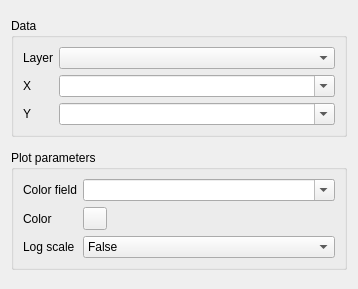
<?xml version="1.0" encoding="UTF-8"?>
<ui version="4.0">
 <class>Form</class>
 <widget class="QWidget" name="Form">
  <property name="geometry">
   <rect>
    <x>0</x>
    <y>0</y>
    <width>358</width>
    <height>289</height>
   </rect>
  </property>
  <property name="sizePolicy">
   <sizepolicy hsizetype="Preferred" vsizetype="Preferred">
    <horstretch>0</horstretch>
    <verstretch>0</verstretch>
   </sizepolicy>
  </property>
  <property name="minimumSize">
   <size>
    <width>0</width>
    <height>289</height>
   </size>
  </property>
  <property name="maximumSize">
   <size>
    <width>16777215</width>
    <height>289</height>
   </size>
  </property>
  <property name="windowTitle">
   <string>Form</string>
  </property>
  <layout class="QVBoxLayout" name="verticalLayout">
   <item>
    <widget class="QGroupBox" name="plot_data_box_2">
     <property name="sizePolicy">
      <sizepolicy hsizetype="Preferred" vsizetype="Maximum">
       <horstretch>0</horstretch>
       <verstretch>0</verstretch>
      </sizepolicy>
     </property>
     <property name="title">
      <string>Data</string>
     </property>
     <layout class="QFormLayout" name="formLayout">
      <item row="0" column="0">
       <widget class="QLabel" name="label_2">
        <property name="text">
         <string>Layer</string>
        </property>
       </widget>
      </item>
      <item row="0" column="1">
       <widget class="QgsMapLayerComboBox" name="boxplot_layer"/>
      </item>
      <item row="1" column="0">
       <widget class="QLabel" name="label_3">
        <property name="text">
         <string>X</string>
        </property>
       </widget>
      </item>
      <item row="1" column="1">
       <widget class="QgsFieldComboBox" name="boxplot_X">
        <property name="editable">
         <bool>true</bool>
        </property>
        <property name="frame">
         <bool>true</bool>
        </property>
       </widget>
      </item>
      <item row="2" column="0">
       <widget class="QLabel" name="label">
        <property name="text">
         <string>Y</string>
        </property>
       </widget>
      </item>
      <item row="2" column="1">
       <widget class="QgsFieldComboBox" name="boxplot_Y">
        <property name="editable">
         <bool>true</bool>
        </property>
       </widget>
      </item>
     </layout>
    </widget>
   </item>
   <item>
    <widget class="QGroupBox" name="plot_customization_box_2">
     <property name="sizePolicy">
      <sizepolicy hsizetype="Preferred" vsizetype="Maximum">
       <horstretch>0</horstretch>
       <verstretch>0</verstretch>
      </sizepolicy>
     </property>
     <property name="title">
      <string>Plot parameters</string>
     </property>
     <layout class="QFormLayout" name="formLayout_2">
      <item row="0" column="0">
       <widget class="QLabel" name="label_4">
        <property name="text">
         <string>Color field</string>
        </property>
       </widget>
      </item>
      <item row="0" column="1">
       <widget class="QgsFieldComboBox" name="boxplot_color_field">
        <property name="editable">
         <bool>true</bool>
        </property>
        <property name="allowEmptyFieldName">
         <bool>true</bool>
        </property>
       </widget>
      </item>
      <item row="1" column="0">
       <widget class="QLabel" name="label_113">
        <property name="text">
         <string>Color</string>
        </property>
       </widget>
      </item>
      <item row="1" column="1">
       <widget class="QgsColorButton" name="boxplot_color">
        <property name="minimumSize">
         <size>
          <width>24</width>
          <height>0</height>
         </size>
        </property>
       </widget>
      </item>
      <item row="2" column="0">
       <widget class="QLabel" name="label_115">
        <property name="text">
         <string>Log scale</string>
        </property>
       </widget>
      </item>
      <item row="2" column="1">
       <widget class="QComboBox" name="boxplot_log_scale">
        <item>
         <property name="text">
          <string>False</string>
         </property>
        </item>
        <item>
         <property name="text">
          <string>True</string>
         </property>
        </item>
       </widget>
      </item>
     </layout>
    </widget>
   </item>
  </layout>
 </widget>
 <customwidgets>
  <customwidget>
   <class>QgsColorButton</class>
   <extends>QToolButton</extends>
   <header>qgscolorbutton.h</header>
  </customwidget>
  <customwidget>
   <class>QgsFieldComboBox</class>
   <extends>QComboBox</extends>
   <header>qgsfieldcombobox.h</header>
  </customwidget>
  <customwidget>
   <class>QgsMapLayerComboBox</class>
   <extends>QComboBox</extends>
   <header>qgsmaplayercombobox.h</header>
  </customwidget>
 </customwidgets>
 <resources/>
 <connections/>
</ui>
